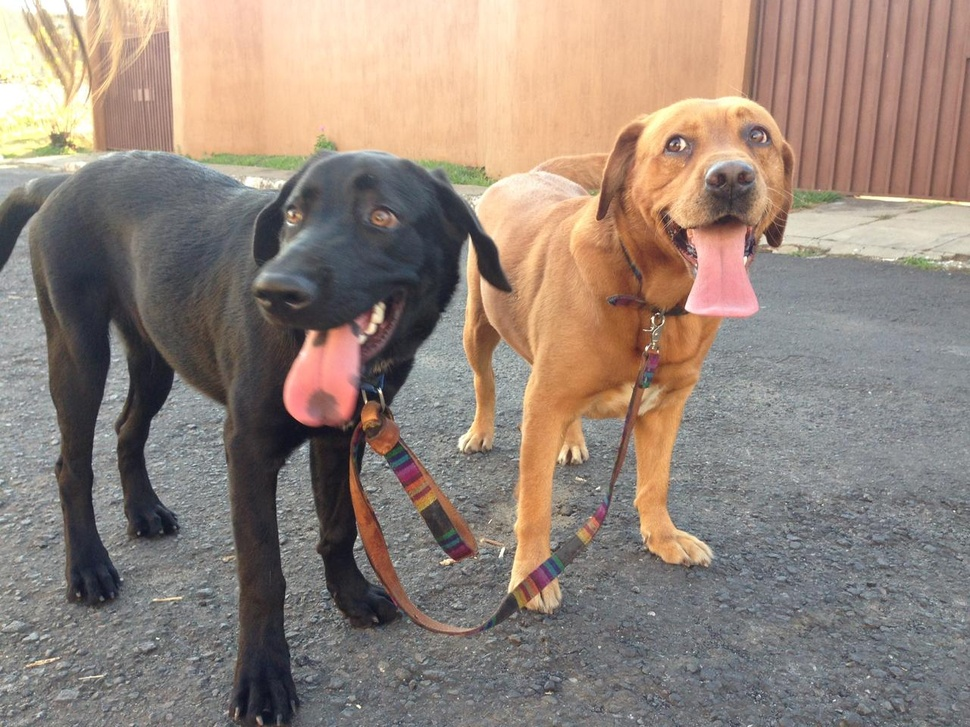
#> input picture laboratorio_1/DBC.jpg, 970 x 727 px, shrunk from 1280 x 960 before the run
$ jupyter execute --allow-errors laboratorio_1_imagenes.ipynb
#> lines starting #> are read from the running program, lines starting #| are printed output that depends on the picture
[cell 1]
import cv2
import numpy as np
import matplotlib.pyplot as plt

[cell 2]
#leer la imagen
#para leer la imagen
doggos = cv2.imread('DBC.jpg')
#> doggos is the input picture: shape (727, 970, 3); mean B, G, R 122.7, 132.9, 148.1

[cell 3]
doggos = cv2.cvtColor(doggos, cv2.COLOR_BGR2RGB) #convertirmos de BGR a RGB
plt.imshow(doggos)
plt.show()

## EJERCICIO 1

[cell 4]
def changeColor(img,color):

    #transformando imagen ya cargada de BGR a RGB
#> called with color = 2
    img = cv2.cvtColor(img, cv2.COLOR_BGR2RGB)

    #sanaco las dimensiones de la imagen original para crear una nueva
    alto = img.shape[0]
#> alto = 727
    ancho = img.shape[1]
#> ancho = 970

    #creando una nueva imagen
    lienzo = np.zeros((alto, ancho, 3))


    for i in range(0, alto):
        for j in range(0, ancho):
            pixel = img[i, j]

            blue = pixel[2]
            green = pixel[1]
            red = pixel[0]
            if color == 1:
                mcolor=[blue,0, 0]
            elif color == 2:
                mcolor = [0,green, 0]
            elif color == 3:
                mcolor = [0,0, red]
            elif color == 10:
                mcolor = [0,green, red]
            elif color == 20:
                mcolor = [blue,green,0]
            else:
                mcolor = [blue,0,red]


            #hacer coincidir en el lienzo resulante, en alguno de esos canales... otros deberemos cambiarlos a 0
            lienzo [i,j] = mcolor
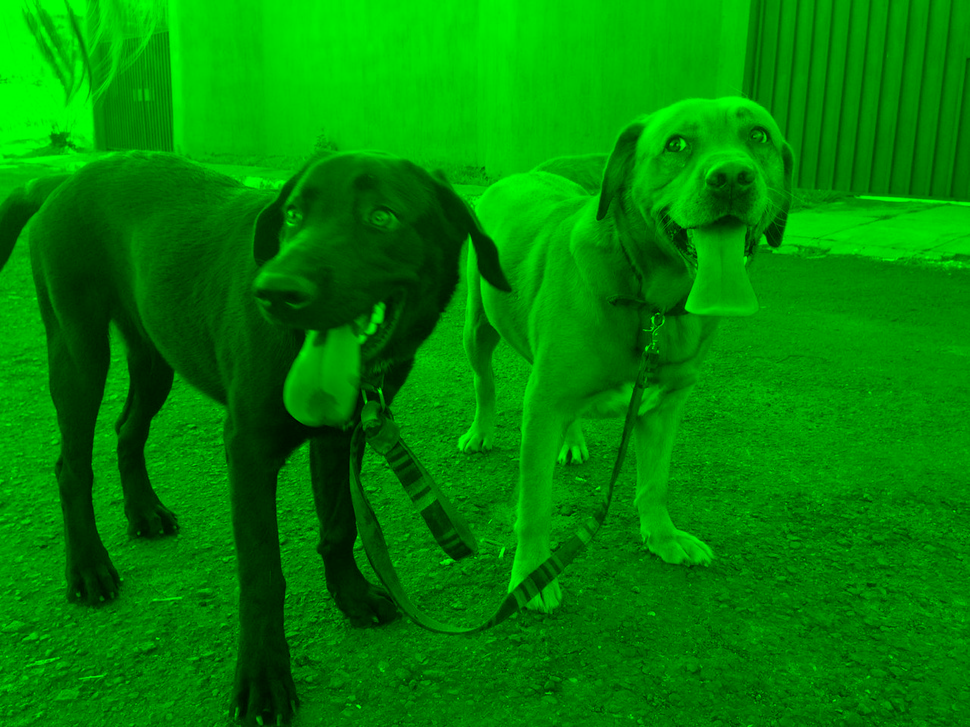
#> lienzo: shape (727, 970, 3) float64; mean B, G, R 0, 132.9, 0

    cv2.imwrite("nueva.jpg", lienzo)
    new_img = cv2.imread("nueva.jpg")

    new_img = cv2.cvtColor(new_img, cv2.COLOR_BGR2RGB)
    plt.imshow(new_img)

    return plt.show()


$ run again, with laboratorio_1/IMG_20181204_103930.jpg copied over laboratorio_1/DBC.jpg
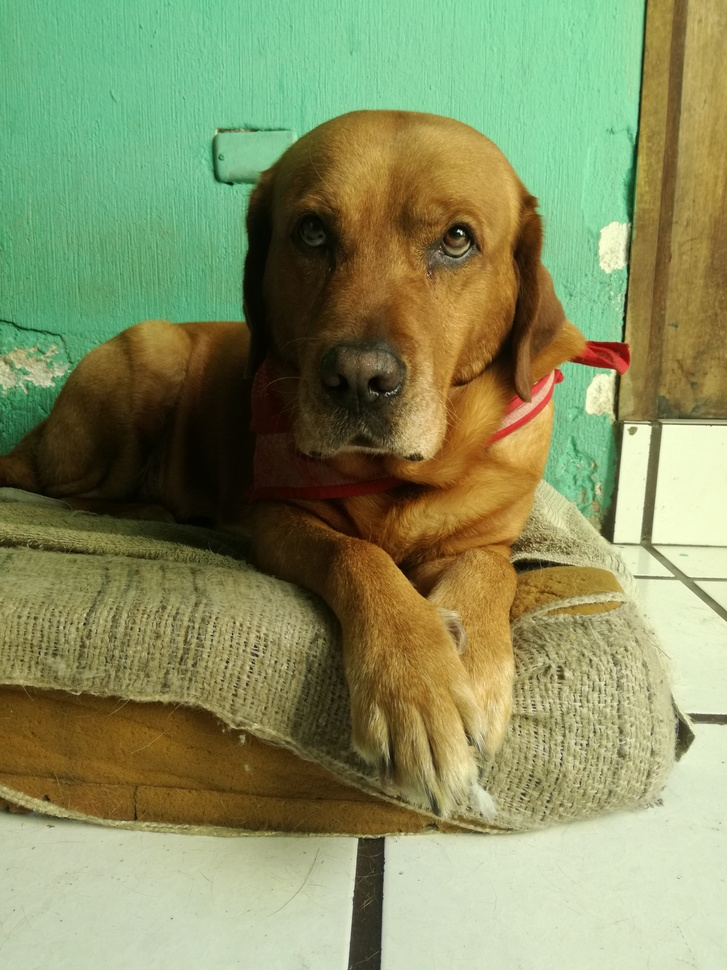
#> input picture laboratorio_1/IMG_20181204_103930.jpg, 727 x 970 px, shrunk from 3120 x 4160 before the run
#> doggos is the input picture: shape (970, 727, 3); mean B, G, R 97.2, 142.8, 135.2
#> after the loop in changeColor, `for i in range(0, alto):`:
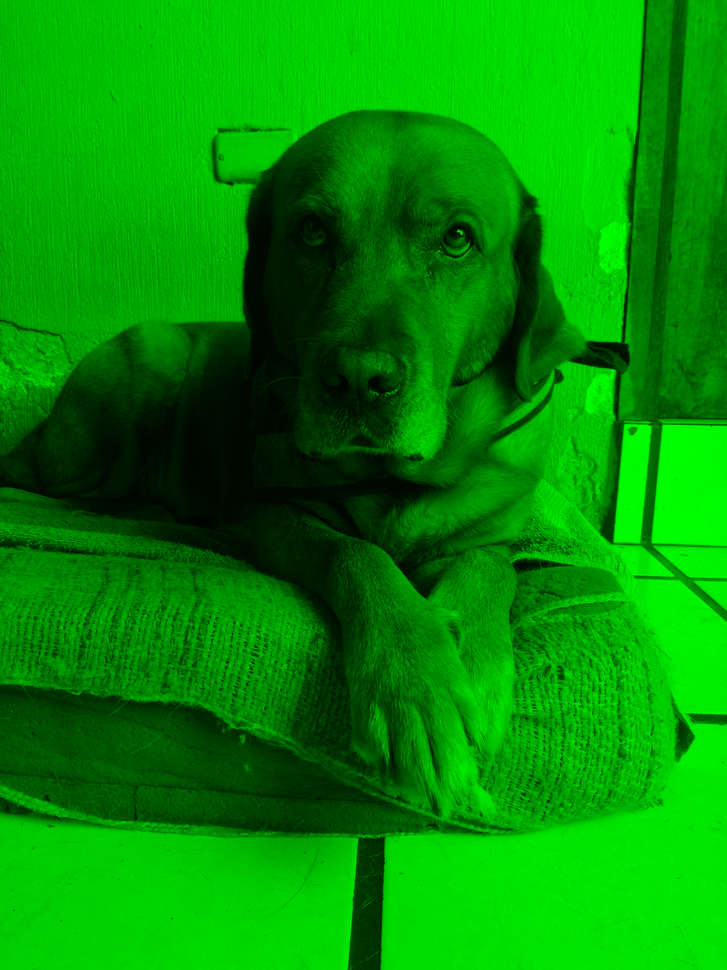
#> lienzo: shape (970, 727, 3) float64; mean B, G, R 0, 142.8, 0

$ run again, with laboratorio_1/prueba1_azul.jpg copied over laboratorio_1/DBC.jpg
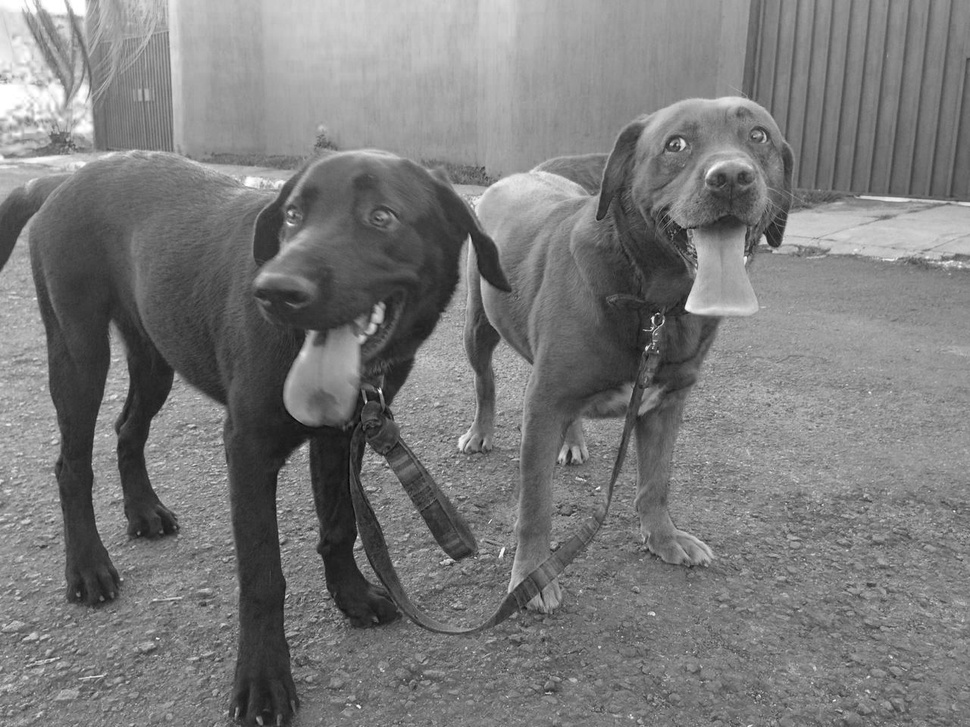
#> input picture laboratorio_1/prueba1_azul.jpg, 970 x 727 px, shrunk from 1280 x 960 before the run
#> doggos is the input picture: shape (727, 970, 3); min 1, max 255, mean 122.7
#> after the loop in changeColor, `for i in range(0, alto):`:
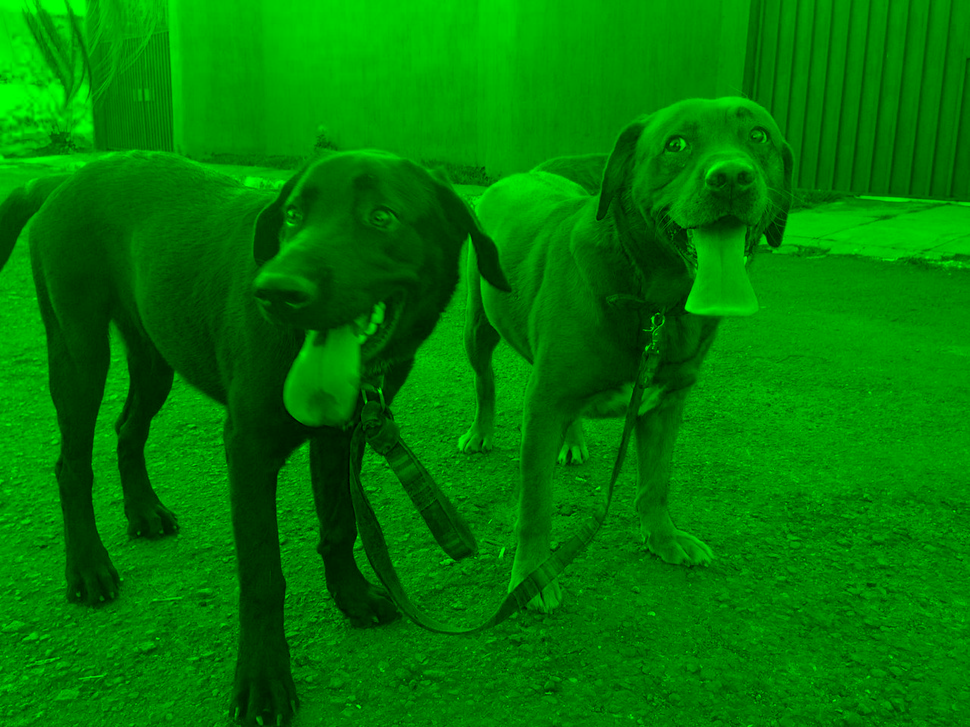
#> lienzo: shape (727, 970, 3) float64; mean B, G, R 0, 122.7, 0
